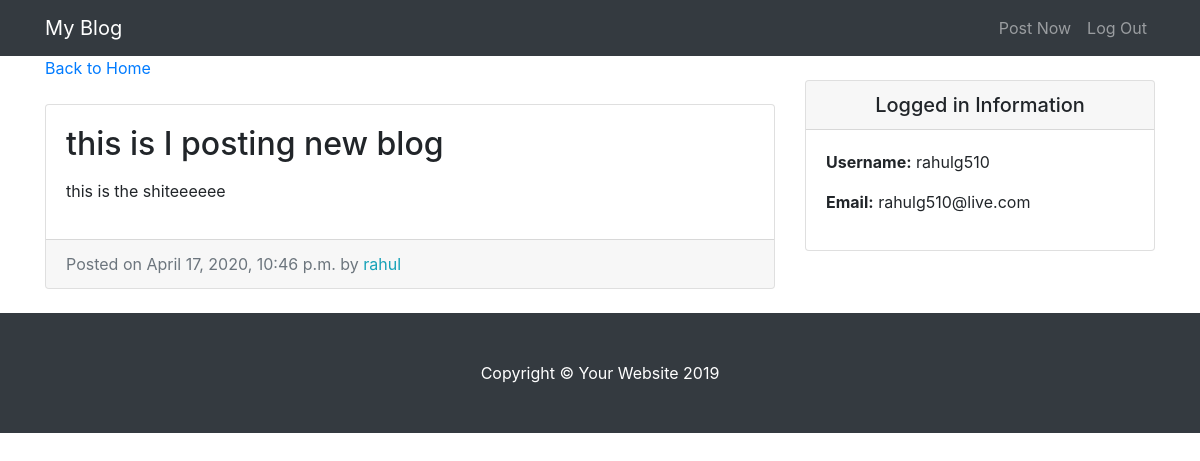
Page /entry/10/ (signed in) on the committed database.
### blogEntries/models.py (models this page shows, shortened)
class BlogEntry(models.Model):
    entry_title = models.CharField(max_length=50)
    entry_text = models.TextField()
    entry_date = models.DateTimeField(auto_now_add=True)
    entry_author = models.ForeignKey(User, on_delete=models.CASCADE)
    class Meta:
        verbose_name_plural = "blogEntries"

### blogEntries/views.py (the view)
# urls.py: path('entry/<int:pk>/', EntryView.as_view(), name = 'entry-detail'),
class EntryView(LoginRequiredMixin, DetailView):
    model = BlogEntry
    template_name = 'blogEntries/entry_detail.html'

### blogEntries/templates/blogEntries/entry_detail.html
{% extends "blogEntries/base.html" %}
{% block content %}
 <div class="col-md-8">
    <a href="{% url 'blog-home' %}"> Back to Home</a>
    <div class="card mb-4 mt-4">
      <div class="card-body">
        <h2 class="card-title">{{ object.entry_title }}</h2>
        <p class="card-text">{{object.entry_text|linebreaks }}</p>
      </div>
      <div class="card-footer text-muted">
        Posted on {{object.entry_date}} by
        <span class= "text-info mr-2">{{object.entry_author}}</span>
      </div>
    </div>
  </div>
  {% endblock %}

### blogEntries/templates/blogEntries/base.html (shortened to what this page needs)
{% load static %}
<!DOCTYPE html>
<html lang="en">
<head>
  <link href="{% static 'blogEntries/vendor/bootstrap/css/bootstrap.min.css' %}" rel="stylesheet">
  <link href="{% static 'blogEntries/css/blog-home.css' %}" rel="stylesheet">
</head>
<body>
  <nav class="navbar navbar-expand-lg navbar-dark bg-dark fixed-top">
    <div class="container">
      <a class="navbar-brand" href="{% url 'blog-home' %}">My Blog</a>
      <div class="collapse navbar-collapse" id="navbarResponsive">
        <ul class="navbar-nav ml-auto">
          <li class="nav-item">
            <a class="nav-link" href="{% url 'create_entry' %}">Post Now</a>
          </li>
          <li class="nav-item">
            <a class="nav-link" href="{% url 'logout' %}">Log Out</a>
          </li>
        </ul>
      </div>
    </div>
  </nav>
  <div class="container">
    <div class="row">
     {% block content %} {% endblock %}
    <div class="col-md-4">
      <div class="card my-4">
          <h5 class="card-header text-center">Logged in Information</h5>
          <div class="card-body">
            <ul class="list-unstyled mb-0">
                <li>
                    <p> <strong>Username:</strong> {{user.username}} </p>
                </li>
                <li>
                    <p> <strong>Email:</strong> {{user.email}} </p>
                </li>
            </ul>
          </div>
        </div>
      </div>
    </div>
  </div>
  <footer class="py-5 bg-dark">
    <div class="container">
      <p class="m-0 text-center text-white">Copyright &copy; Your Website 2019</p>
    </div>
  </footer>
</body>
</html>

### blogEntries/static/blogEntries/css/blog-home.css (style rules this page uses)
body { padding-top: 56px; }

### rows in the picture
BlogEntry: entry_title "this is I posting new blog", entry_text "this is the shiteeeeee", entry_date "April 17, 2020, 10:46 p.m.", entry_author "rahul"

### other values in the picture
{{ user.username }} "rahulg510"
{{ user.email }} "rahulg510@live.com"
